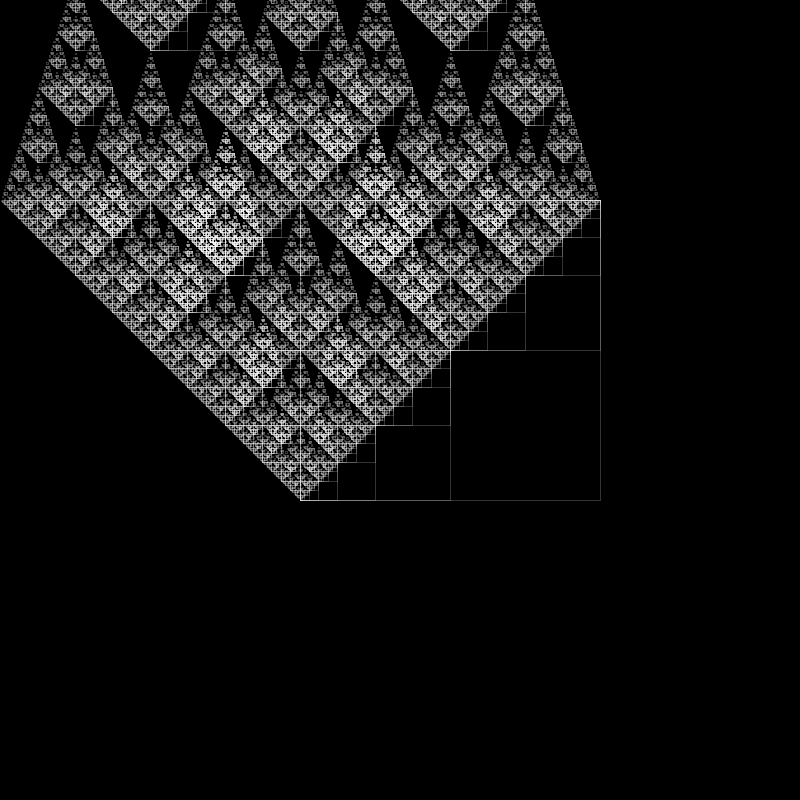
Frame 1 (no input)
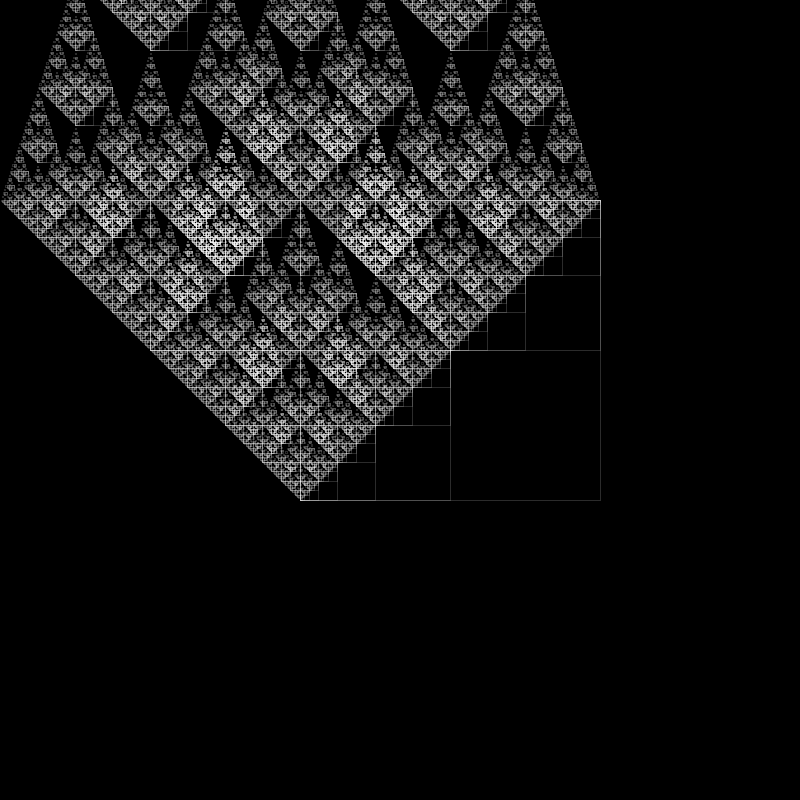
Frame 60 (the mouse pressed at the canvas centre just before this capture)
Frame 120 (the mouse held since frame 60 and released just before this capture): identical to frame 1, image omitted

The Processing sketch that drew these frames (run headless with seeded random() and noise(); from frame 60 on, the mouse is pressed at the canvas centre):

// Processing sketch: serpinksi_recursion
// ── serpinksi_recursion.pde
void setup(){
 size(800,800);
 background(0);
}

void draw(){
  background(0);
  stroke(255,random(40,60));
  noFill();
  drawCircle(300,200,300);
}

void drawCircle(float x,float y,float r){
 rect(x,y,r,r);
  if(r>2){
 drawCircle(x+r*0.5,y,r*0.5); 
 drawCircle(x-r*0.5,y,r*0.5);
 drawCircle(x,y+r*0.5,r*0.5);
 drawCircle(x,y-r*1.5,r*0.5);
 }
}
